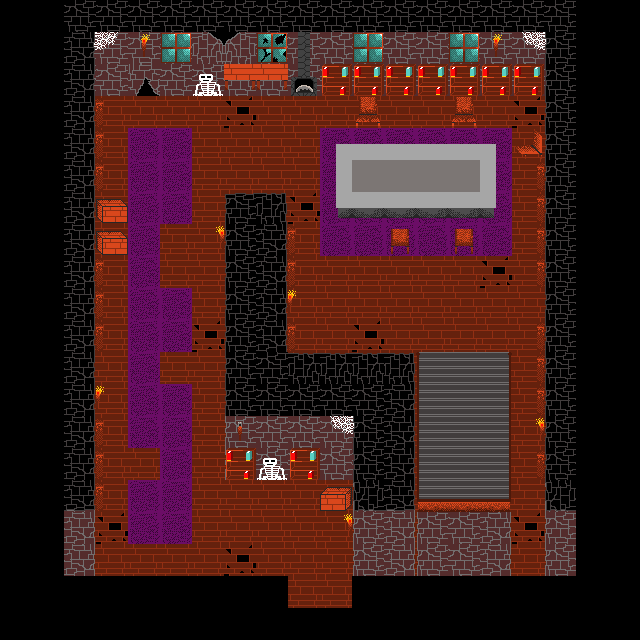

A 2D game scene composited from a Tiled map and its tileset images. What follows is a short description and the map's XML, with every tile layer's data as written:
An orthogonal 20x20 tile map with 32x32 px tiles, 4 tile layers (Ground, Objects, Walls, Wall Objects), 9 tilesets and 2 objects.

<map version="1.0" tiledversion="1.1.6" orientation="orthogonal" renderorder="right-down" width="20" height="20" tilewidth="32" tileheight="32" infinite="0" nextobjectid="3">
 <tileset firstgid="1" source="../Tilesets/Stonework3.tsx" />
 <tileset firstgid="65" source="../Tilesets/indoor_floors.tsx" />
 <tileset firstgid="80" source="../Tilesets/webs.tsx" />
 <tileset firstgid="84" source="../Tilesets/miscobjects.tsx" />
 <tileset firstgid="124" source="../Tilesets/tiles3.tsx" />
 <tileset firstgid="268" source="../Tilesets/furniture.tsx" />
 <tileset firstgid="304" source="../Tilesets/Stonework_gaps.tsx" />
 <tileset firstgid="334" source="../Tilesets/staircase.tsx" />
 <tileset firstgid="359" source="../Tilesets/Campfire.tsx" />
 <layer name="Ground" width="20" height="20">
  <data encoding="csv">
0,0,0,0,0,0,0,0,0,0,0,0,0,0,0,0,0,0,0,0,
0,0,39,0,0,0,0,0,0,0,0,0,0,0,0,0,0,39,0,0,
0,0,20,72,72,72,72,72,72,72,72,72,72,72,72,72,72,20,0,0,
0,0,72,72,72,72,72,75,72,72,72,72,72,72,72,72,75,72,0,0,
0,0,72,72,65,65,72,72,72,72,65,65,65,65,65,65,72,72,0,0,
0,0,72,72,65,65,72,72,72,72,65,74,74,74,74,65,72,72,0,0,
0,0,72,72,65,65,72,72,72,75,65,65,65,65,65,65,72,72,0,0,
0,0,72,72,65,72,72,72,72,72,65,65,65,65,65,65,72,72,0,0,
0,0,72,72,65,72,72,72,72,72,72,72,72,72,72,75,72,72,0,0,
0,0,72,72,65,65,72,72,72,72,72,72,72,72,72,72,72,72,0,0,
0,0,72,72,65,65,75,72,72,72,72,75,72,72,72,72,72,72,0,0,
0,0,72,72,65,72,72,72,72,72,72,72,72,72,72,72,72,72,0,0,
0,0,72,72,65,65,72,72,72,72,72,72,72,72,72,72,72,72,0,0,
0,0,72,72,65,65,72,72,72,72,72,39,72,72,72,72,72,72,0,0,
0,0,72,72,72,65,72,72,72,72,72,72,72,72,72,72,72,72,0,0,
0,0,72,72,65,65,72,72,72,72,72,72,72,72,72,72,72,72,0,0,
0,0,72,75,65,65,72,72,72,72,72,72,72,72,72,72,75,72,0,0,
0,0,72,72,72,72,72,75,72,72,72,72,72,72,72,72,72,72,0,0,
0,0,0,0,0,0,0,0,0,72,72,0,0,0,0,0,0,0,0,0,
0,0,0,0,0,0,0,0,0,0,0,0,0,0,0,0,0,0,0,0
</data>
 </layer>
 <layer name="Objects" width="20" height="20">
  <properties>
   <property name="unity:sortingLayerName" value="WorldObjects" />
   <property name="unity:sortingOrder" type="int" value="0" />
  </properties>
  <data encoding="csv">
0,0,0,0,0,0,0,0,0,0,0,0,0,0,0,0,0,0,0,0,
0,0,81,0,0,0,0,0,0,0,0,0,0,0,0,0,0,80,0,0,
0,0,323,0,0,0,0,0,0,0,0,0,0,0,0,0,0,323,0,0,
0,0,0,0,0,0,0,0,0,0,0,271,0,0,271,0,0,0,0,0,
0,0,0,0,0,0,0,0,0,0,113,107,107,107,107,112,268,0,0,0,
0,0,0,0,0,0,0,0,0,0,108,158,158,158,158,109,0,0,0,0,
0,0,0,87,0,0,0,0,0,0,111,106,106,106,106,110,0,0,0,0,
0,0,0,87,0,0,0,0,0,0,0,0,270,0,270,0,0,0,0,0,
0,0,0,0,0,0,0,0,0,0,0,0,0,0,0,0,0,0,0,0,
0,0,0,0,0,0,0,0,0,0,0,0,0,0,0,0,0,0,0,0,
0,0,0,0,0,0,0,0,0,0,0,0,0,0,0,0,0,0,0,0,
0,0,0,0,0,0,0,0,0,0,0,0,0,341,334,340,0,0,0,0,
0,0,0,0,0,0,0,40,0,0,0,0,0,339,334,338,0,0,0,0,
0,0,0,0,0,0,0,0,0,0,0,80,0,339,334,338,0,0,0,0,
0,0,0,0,0,0,0,0,0,0,0,39,0,339,334,338,0,0,0,0,
0,0,43,0,0,0,0,0,0,0,86,40,43,336,335,337,0,40,0,0,
0,0,0,0,0,0,0,0,0,0,0,0,0,40,39,43,0,0,0,0,
0,0,0,0,0,0,0,0,0,0,0,0,0,40,39,43,0,0,0,0,
0,0,0,0,0,0,0,0,0,0,0,0,0,0,0,0,0,0,0,0,
0,0,0,0,0,0,0,0,0,0,0,0,0,0,0,0,0,0,0,0
</data>
 </layer>
 <layer name="Walls" width="20" height="20">
  <data encoding="csv">
0,0,1,1,1,1,1,1,1,1,1,1,1,1,1,1,1,1,0,0,
0,0,5,323,323,323,330,331,323,323,323,323,323,323,323,323,323,2,0,0,
0,0,5,323,332,323,323,323,323,323,323,323,323,323,323,323,323,2,0,0,
0,0,5,0,0,0,0,0,0,0,0,0,0,0,0,0,0,2,0,0,
0,0,5,0,0,0,0,0,0,0,0,0,0,0,0,0,0,2,0,0,
0,0,5,0,0,0,0,0,0,0,0,0,0,0,0,0,0,2,0,0,
0,0,5,0,0,0,0,13,11,0,0,0,0,0,0,0,0,2,0,0,
0,0,5,0,0,0,0,2,5,0,0,0,0,0,0,0,0,2,0,0,
0,0,5,0,0,0,0,2,5,0,0,0,0,0,0,0,0,2,0,0,
0,0,5,0,0,0,0,2,5,0,0,0,0,0,0,0,0,2,0,0,
0,0,5,0,0,0,0,2,5,0,0,0,0,0,0,0,0,2,0,0,
0,0,5,0,0,0,0,2,1,4,4,4,11,0,0,0,0,2,0,0,
0,0,5,0,0,0,0,2,1,1,1,1,5,0,0,0,0,2,0,0,
0,0,5,0,0,0,0,40,323,323,323,2,5,0,0,0,0,2,0,0,
0,0,5,0,0,0,0,40,323,323,323,2,5,0,0,0,0,2,0,0,
0,0,10,0,0,0,0,0,0,0,0,12,10,0,0,0,0,12,0,0,
0,0,43,0,0,0,0,0,0,0,0,40,43,0,0,0,0,40,0,0,
0,0,43,0,0,0,0,0,0,0,0,40,43,0,0,0,0,40,0,0,
0,0,0,0,0,0,0,0,0,0,0,0,0,0,0,0,0,0,0,0,
0,0,0,0,0,0,0,0,0,0,0,0,0,0,0,0,0,0,0,0
</data>
 </layer>
 <layer name="Wall Objects" width="20" height="20">
  <data encoding="csv">
0,0,0,0,0,0,0,0,0,0,0,0,0,0,0,0,0,0,0,0,
0,0,0,80,362,276,0,0,301,296,0,276,0,0,276,362,81,0,0,0,
0,0,0,0,0,0,94,283,283,376,280,280,280,280,280,280,280,0,0,0,
0,0,0,281,0,0,0,0,0,0,0,0,0,0,0,0,0,0,0,0,
0,0,0,281,0,0,0,0,0,0,0,0,0,0,0,0,0,0,0,0,
0,0,0,281,0,0,0,0,0,0,0,0,0,0,0,0,282,0,0,0,
0,0,0,0,0,0,0,0,0,0,0,0,0,0,0,0,282,0,0,0,
0,0,0,0,0,0,368,0,0,281,0,0,0,0,0,0,282,0,0,0,
0,0,0,281,0,0,0,0,0,281,0,0,0,0,0,0,282,0,0,0,
0,0,0,281,0,0,0,0,0,365,0,0,0,0,0,0,0,0,0,0,
0,0,0,281,0,0,0,0,0,281,0,0,0,0,0,0,282,0,0,0,
0,0,0,0,0,0,0,0,0,0,0,0,0,0,0,0,282,0,0,0,
0,0,0,365,0,0,0,0,0,0,0,0,0,0,0,0,282,0,0,0,
0,0,0,281,0,0,0,364,0,0,81,0,0,0,0,0,368,0,0,0,
0,0,0,281,0,0,0,280,94,280,0,0,0,0,0,0,282,0,0,0,
0,0,0,281,0,0,0,0,0,0,0,0,0,0,0,0,0,0,0,0,
0,0,0,0,0,0,0,0,0,0,368,0,0,0,0,0,0,0,0,0,
0,0,0,0,0,0,0,0,0,0,0,0,0,0,0,0,0,0,0,0,
0,0,0,0,0,0,0,0,0,0,0,0,0,0,0,0,0,0,0,0,
0,0,0,0,0,0,0,0,0,0,0,0,0,0,0,0,0,0,0,0
</data>
 </layer>
 <objectgroup name="Boundaries">
  <object id="1" x="64" y="576" width="224" height="32" />
  <object id="2" x="352" y="576" width="224" height="32" />
 </objectgroup>
</map>
